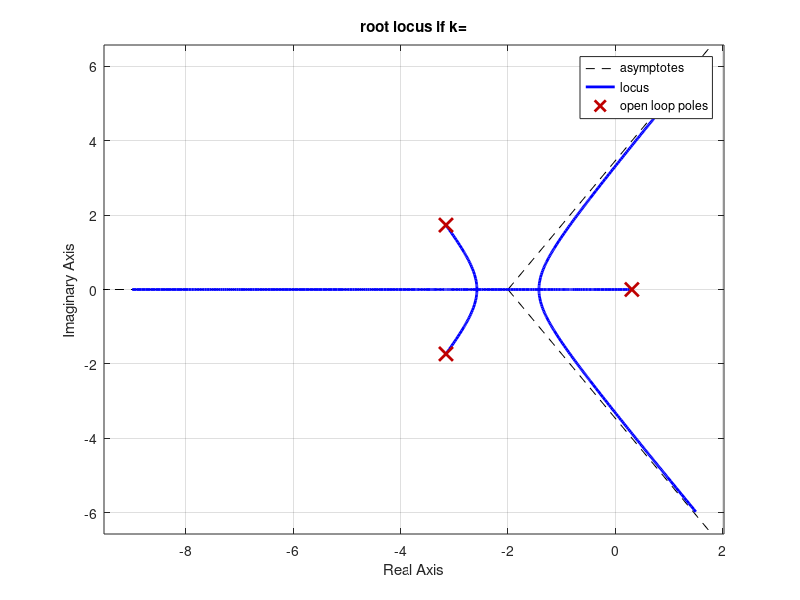
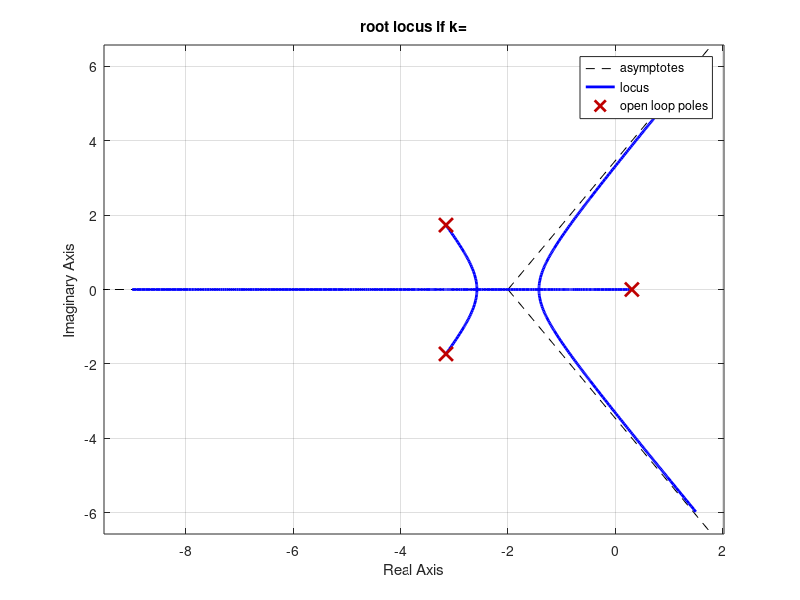
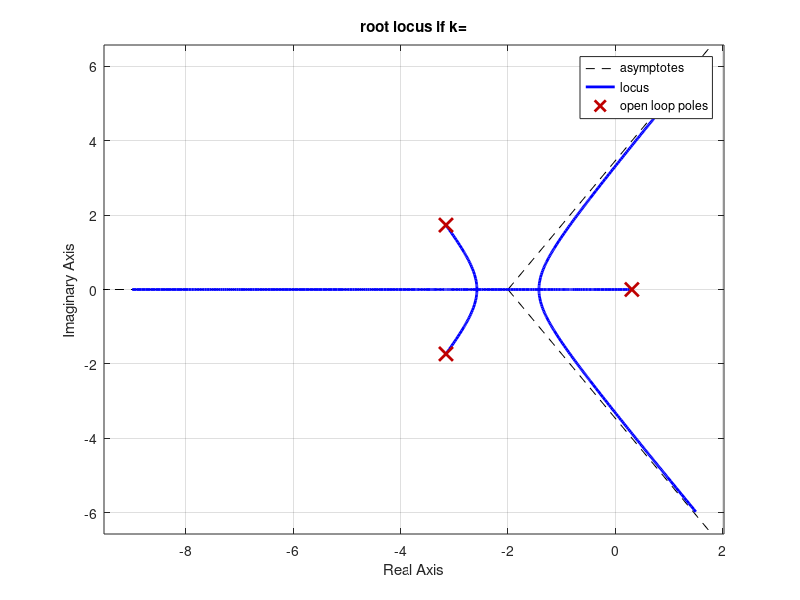
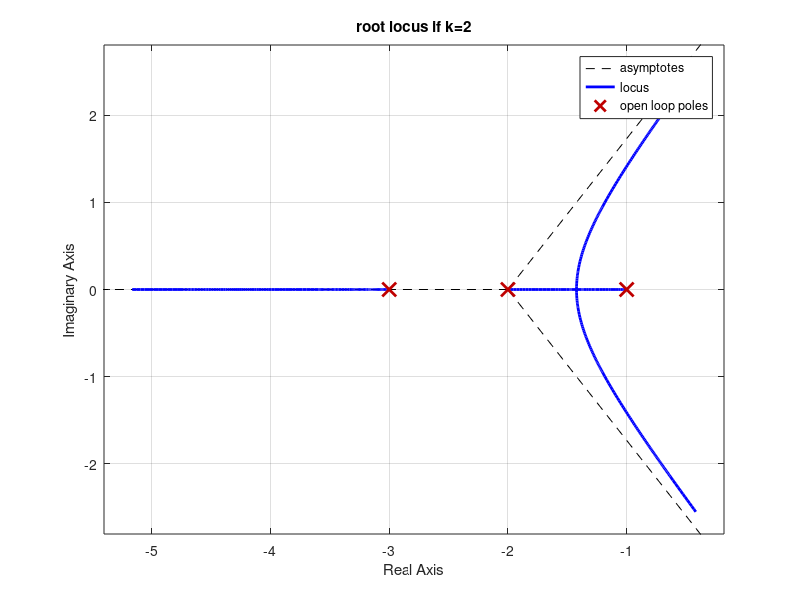

The MATLAB script that drew these images, in order:
%%transfer function G(s)=k/{(s+1)(s+3)(s+2)}
sys7=tf([0 2],[1 6 11 6]);
figure(6)
zpk(sys7)
rlocus(sys7)
title('root locus if k=2')
%%for different values of k
for i=1:3
    ki=input('enter k value');
    Gi=feedback(sys7*ki,-1);
    figure(i+1)
    zpk(Gi);
    rlocus(Gi);
    title('root locus if k=');
end
